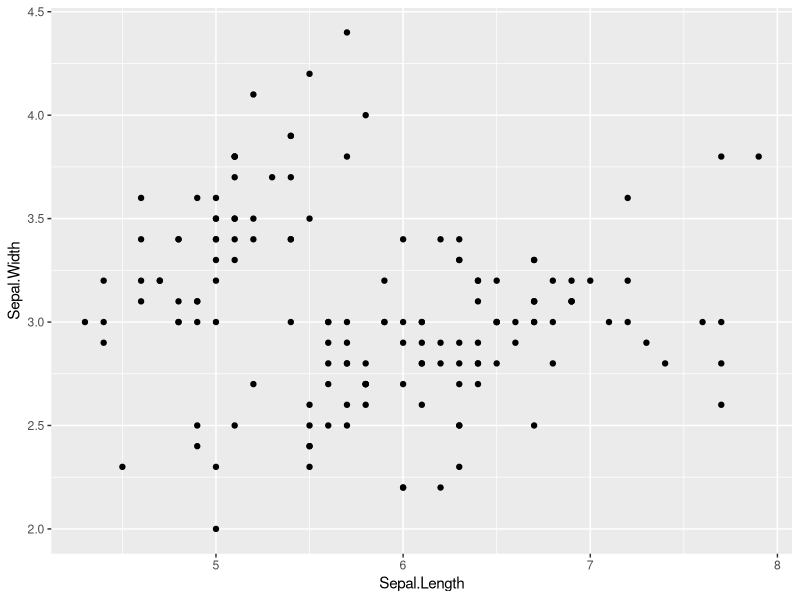
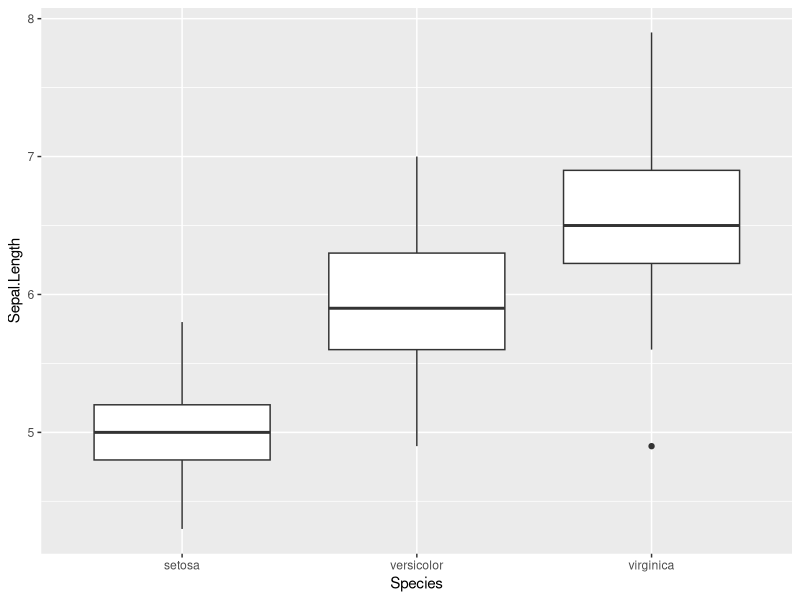
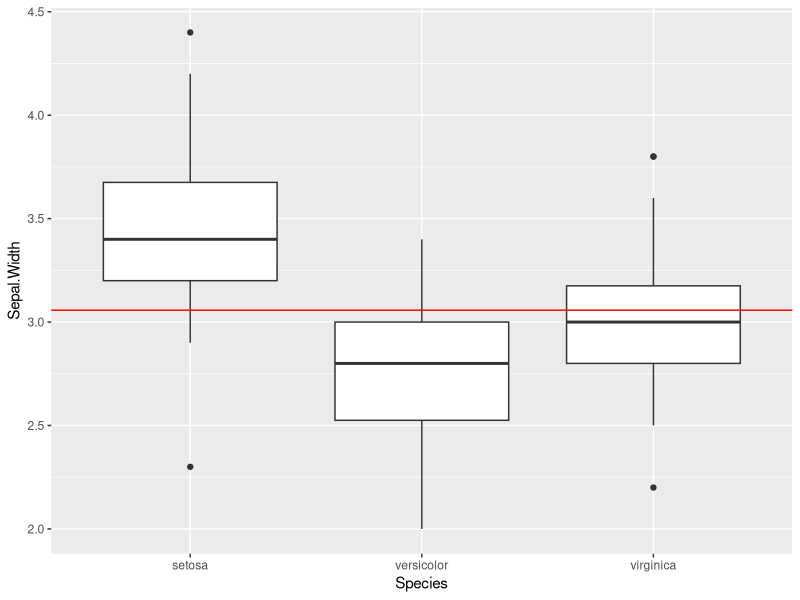
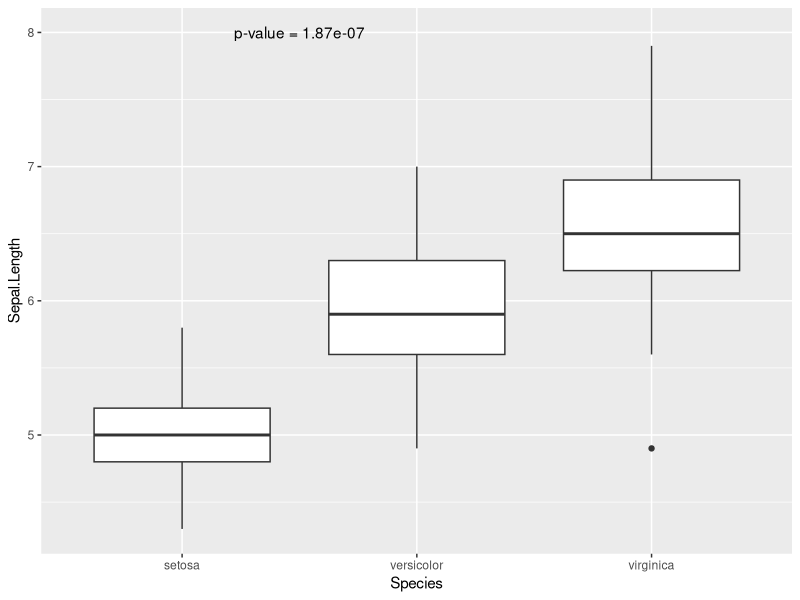
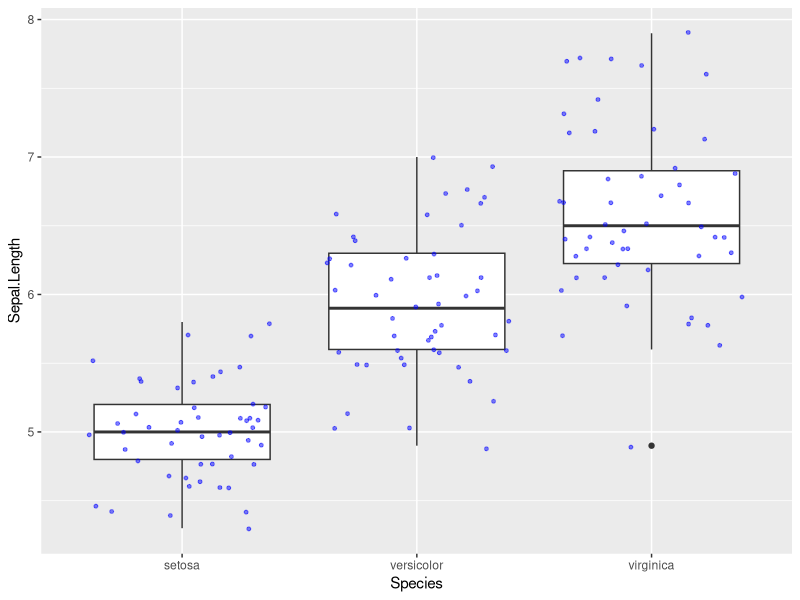
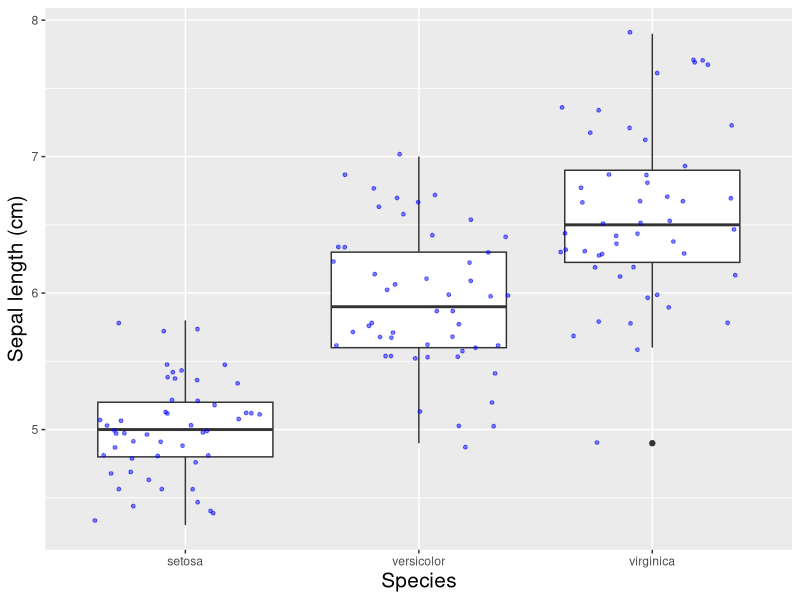
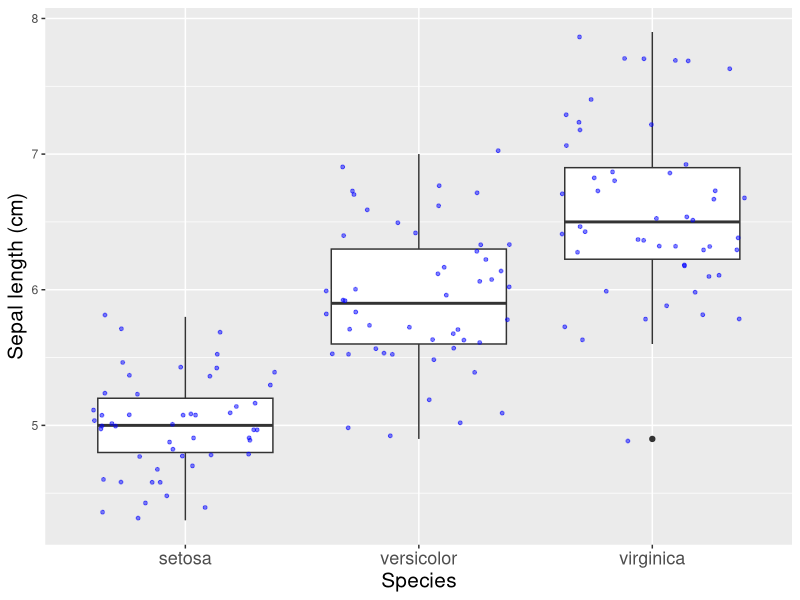
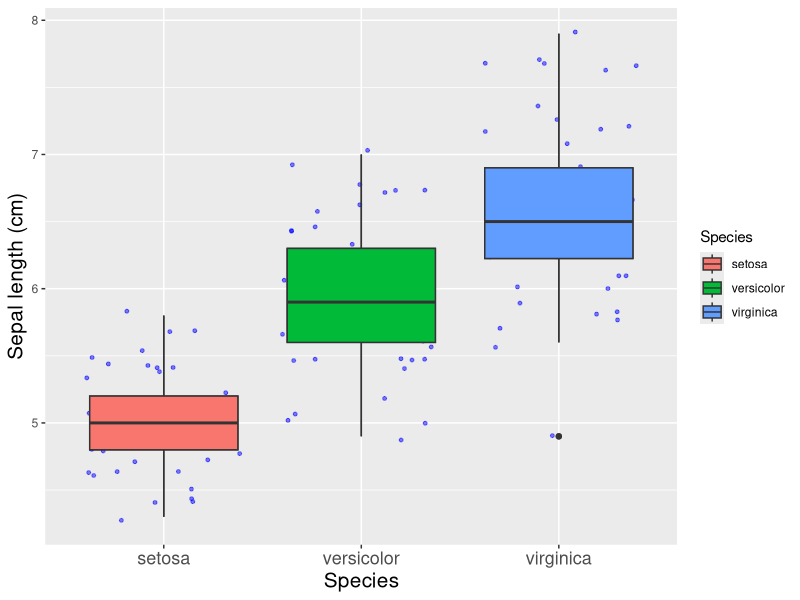

Here is the R script that generated these plots, in order:
## ---- chunk 1
library(ggplot2)
## ---- chunk 2
ggplot(iris, aes(x=Sepal.Length, y=Sepal.Width)) + 
  geom_point()
## ---- chunk 3
ggplot(iris, aes(x=Species, y=Sepal.Length)) + geom_boxplot()
## ---- chunk 4
sepal.length.boxplot <- ggplot(iris, aes(x=Species, y=Sepal.Length)) + geom_boxplot()
## ---- chunk 5
sepal.width.boxplot <- ggplot(iris, aes(x=Species, y=Sepal.Width)) + geom_boxplot()
# First calculate the mean
sepal.width.mean <- mean(iris$Sepal.Width)
# Add a horizontal line to the plot
sepal.width.boxplot + geom_hline(yintercept = sepal.width.mean, color = "red")
## ---- chunk 6
t.test.p.value <- t.test(iris[iris$Species == 'virginica',]$Sepal.Length, iris[iris$Species == 'versicolor',]$Sepal.Length)$p.value
## ---- chunk 7
# Round the p-value to 3 digits
t.test.p.value <- signif(t.test.p.value, 3)
# Create a string by pasting "p-value =" and the p-value
p.value.label <- paste("p-value =", t.test.p.value)
# Plot the boxplot + the annotation
sepal.length.boxplot + annotate("text", x = 1.5, y = 8, label =  p.value.label)
## ---- chunk 8
# Different parts of ggplot are added together using '+'. After the '+' the next part can be 
# one line below. This makes it easier to read
sepal.length.boxplot <- sepal.length.boxplot + 
                        geom_point(position = "jitter", size=1, color=c("blue"), alpha=0.5)
sepal.length.boxplot
## ---- chunk 9
sepal.length.boxplot <- sepal.length.boxplot + 
                        theme(axis.title = element_text(size = 15)) + 
                        ylab("Sepal length (cm)")
sepal.length.boxplot
## ---- chunk 10
sepal.length.boxplot <- sepal.length.boxplot + 
                        theme(axis.text.x = element_text(size = 13))
sepal.length.boxplot
## ---- chunk 11
sepal.length.boxplot + geom_boxplot(aes(fill=Species))
## ---- chunk 12
sepal.length.boxplot + theme_bw()
## ---- chunk 13
library(reshape2)
## ---- chunk 14
head(iris)
## ---- chunk 15
iris.melt <- melt(iris, id.vars = "Species")
## ---- chunk 16
head(iris.melt)
## ---- chunk 17
ggplot(iris.melt, aes(x=variable, y=value)) + geom_boxplot() + facet_grid(.~Species)
## ---- chunk 18
ggplot(iris.melt, aes(x=Species, y=value)) + geom_boxplot() + facet_grid(~variable)
## ---- chunk 19
ggplot(iris.melt, aes(x=Species, y=value, fill=Species)) + 
  geom_violin() + 
  facet_grid(~variable) + 
  geom_point(position = "jitter", alpha=0.5, size=0.8)+
  theme(axis.text.x=element_text(angle=45, hjust=1))
## ---- chunk 20
# ifelse first parameter is what you want to evaluate, e.g. for every value in 
# iris$Sepal.Length test if it is higher than 7.6 (True) or lower than 7.6 (False).
# The second parameter is the value that it should return if True, the third
# parameter the value it should return if False
outlier <- ifelse(iris$Sepal.Length > 7.6, "Outlier", "Non-outlier")
iris$Sepal.Length
outlier
## ---- chunk 21
ggplot(iris, aes(x=Sepal.Length, y=Sepal.Width, color=outlier)) +
  geom_point() +
  geom_text(aes(label = Sepal.Width), data = iris[iris$Sepal.Length>7.6,], color="black")
## ---- chunk 22
# correlation between attributes for all species together
cor(iris[1:4])
## ---- chunk 23
# correlation between attributes for species separatly
library(dplyr)
cormat_result <- iris %>% group_by(Species) %>%  do(cormat = cor(.[1:4]))
cormat_result[[2]]
## ---- chunk 24
ggplot(data = iris, aes(Sepal.Length, Sepal.Width)) + 
              geom_point() + 
              geom_smooth(method = "lm")
